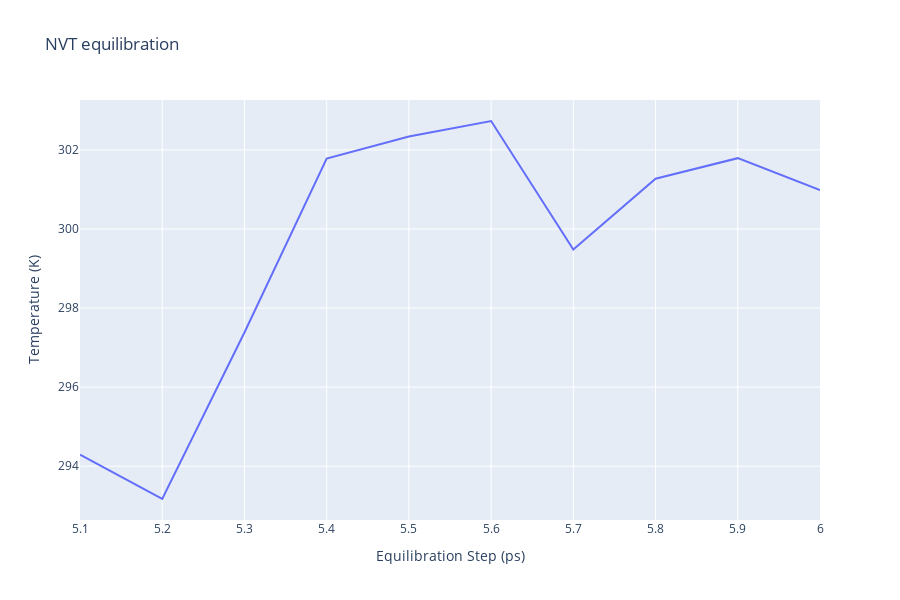

Notebook cell for this chart:
### Code cell
import plotly.graph_objs as go

with open(output_dat_nvt_path, 'r') as energy_file:
    x, y = zip(*[
        (float(line.split()[0]), float(line.split()[1]))
        for line in energy_file
        if not line.startswith(("#", "@"))
        if float(line.split()[1]) < 1000
    ])

# Create a scatter plot
fig = go.Figure(data=go.Scatter(x=x, y=y, mode='lines'))

# Update layout
fig.update_layout(title="NVT equilibration",
                  xaxis_title="Equilibration Step (ps)",
                  yaxis_title="Temperature (K)",
                  height=600)

# Show the figure (renderer changes for colab and jupyter)
rend = 'colab' if 'google.colab' in sys.modules else ''
fig.show(renderer=rend)

### Figure 1 — Plotly figure (JSON) as saved in the notebook; plotly's stock layout.template omitted (floating-point values rounded to 4 significant figures)
{"data": [{"mode": "lines", "type": "scatter", "x": [5.1, 5.2, 5.3, 5.4, 5.5, 5.6, 5.7, 5.8, 5.9, 6], "y": [294.3, 293.2, 297.4, 301.8, 302.3, 302.7, 299.5, 301.3, 301.8, 301.0]}], "layout": {"height": 600, "title": {"text": "NVT equilibration"}, "xaxis": {"title": {"text": "Equilibration Step (ps)"}}, "yaxis": {"title": {"text": "Temperature (K)"}}}}
